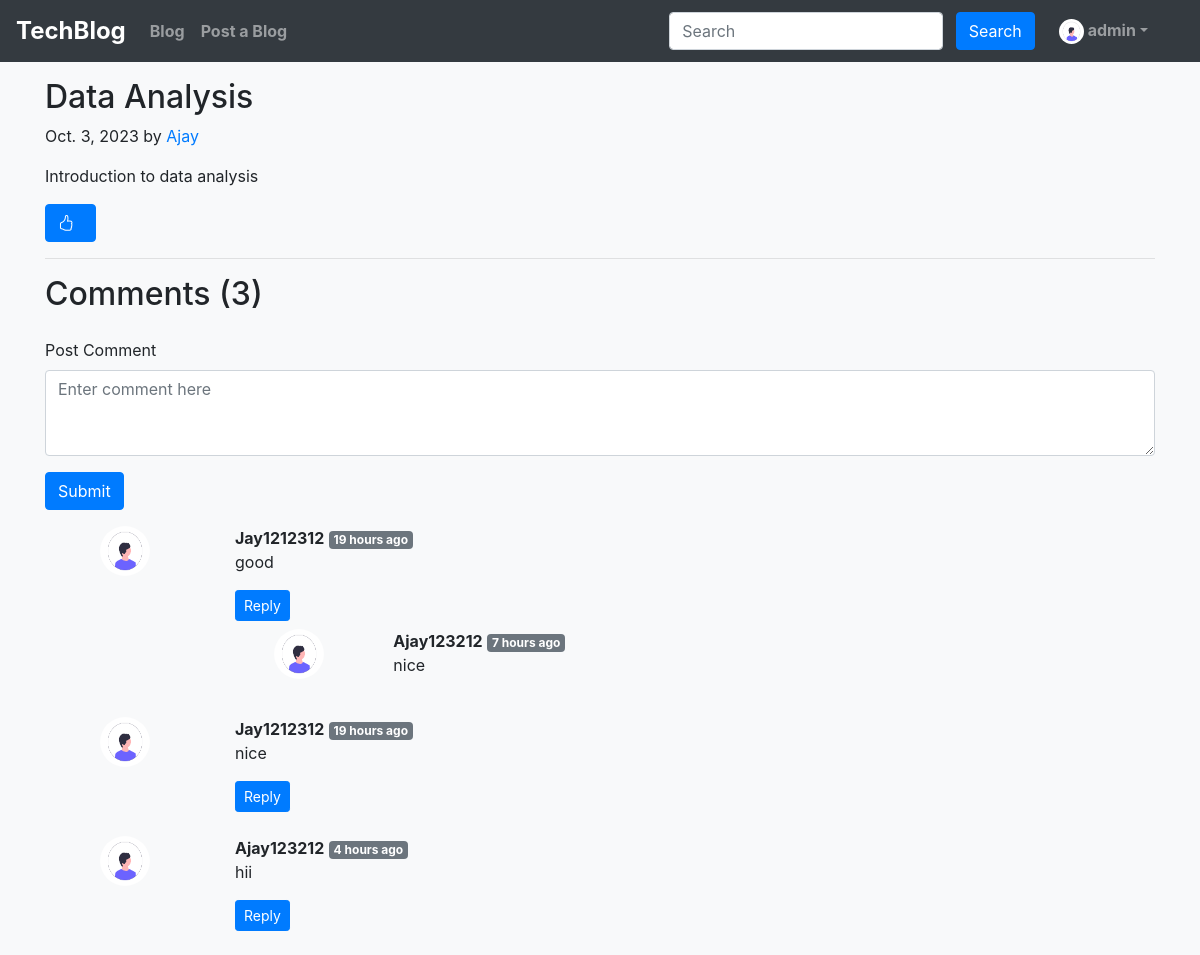
Page /blog/data-analysis (signed in) on the committed database.
### blog_app/models.py (models this page shows, shortened)
class Post(models.Model):
    sno = models.AutoField(primary_key=True)
    title = models.CharField(max_length=255)
    author = models.CharField(max_length=14)
    slug = models.CharField(max_length=130)
    timestamp = models.DateField(blank=True, null=True)  # Use DateTimeField instead
    content = models.TextField()
    like_User = models.ManyToManyField(User, related_name='liked_posts')

class BlogComment(models.Model):
    sno= models.AutoField(primary_key=True)
    comment=models.TextField()
    user=models.ForeignKey(User, on_delete=models.CASCADE)
    post=models.ForeignKey(Post, on_delete=models.CASCADE)
    parent=models.ForeignKey('self',on_delete=models.CASCADE, null=True )
    timestamp= models.DateTimeField(default=now)

### blog_app/views.py (the view)
# urls.py: path('<str:slug>', views.blogPost, name="blogPost"),
def blogPost(request, slug):
    post=Post.objects.filter(slug=slug).first()
    comments= BlogComment.objects.filter(post=post, parent=None)
    replies= BlogComment.objects.filter(post=post).exclude(parent=None)
    replyDict={}
    for reply in replies:
        if reply.parent.sno not in replyDict.keys():
            replyDict[reply.parent.sno]=[reply]
        else:
            replyDict[reply.parent.sno].append(reply)
    context={'post':post, 'comments': comments, 'user': request.user, 'replyDict': replyDict}
    return render(request, "blog/blogPost.html", context)

### blog_app/templatetags/extras.py (called while the page is built)
@register.filter(name='get_val')
def get_val(dict, key):
    return dict.get(key)

### templates/blog/blogpost.html (shortened to what this page needs)
{% extends 'base.html' %} {% block title %} Blogpost{% endblock title %} {%block body %}
{% load humanize %} {% load extras %}
<div class="container my-3">
  <h2 class="blog-post-title">{{post.title}}</h2>
  <p class="blog-post-meta">
    {{post.timestamp}} by <a href="/about">{{post.author}}</a>
  </p>
  <p>{{post.content|safe}}</p>
  <button
    class="btn btn-primary"
    id="like-button"
    data-post-id="{{ post.sno }}"
    hx-get = "/blog/like/{{post.sno}}"
    hx-target = "#like-count"
>
    <i class="bi-hand-thumbs-up"></i> &nbsp;
</button>
  <hr />
</div>
<div class="container">
  <h2 class="mb-4">Comments ({{comments.count}})</h2>
  <div class="my-2">
    {% if user.is_authenticated %}
    <form action="/blog/postComment" method="post">
      <div class="form-group">
        <label for="comment">Post Comment</label>
        <textarea
          class="form-control"
          rows="3"
          name="comment"
          placeholder="Enter comment here"
          required
        ></textarea>
      </div>
      <button type="submit" class="btn btn-primary">Submit</button>
    </form>
    {% else %}
    <p>Please login to post a comment.</p>
    {% endif %}
  </div>
  {% for comment in comments %}
  <div class="row my-3">
    <div class="col-md-2">
      <img
        class="rounded-circle mx-auto d-block"
        src="/static/img/user.png"
        alt="user"
        width="50"
        height="50"
      />
    </div>
    <div class="col-md-10">
      <div class="comment-header">
        <b>{{comment.user.username}}</b>
        <span class="badge badge-secondary"
          >{{comment.timestamp|naturaltime}}</span
        >
      </div>
      <div class="comment-body">{{comment.comment|linebreaks}}</div>
      <div class="comment-footer">
        {% if user.is_authenticated %}
        <button
          class="btn btn-sm btn-primary"
          type="button"
          data-toggle="collapse"
          data-target="#replyBox{{comment.sno}}"
          aria-expanded="false"
          aria-controls="replyBox{{comment.sno}}"
        >
          Reply
        </button>
        {% endif %}
        <div class="replies my-2">
          {% for reply in replyDict|get_val:comment.sno %}
          <div class="row my-2">
            <div class="col-md-2">
              <img
                class="rounded-circle mx-auto d-block"
                src="/static/img/user.png"
                alt="user"
                width="50"
                height="50"
              />
            </div>
            <div class="col-md-10">
              <div class="comment-header">
                <b>{{reply.user.username}}</b>
                <span class="badge badge-secondary"
                  >{{reply.timestamp|naturaltime}}</span
                >
              </div>
              <div class="comment-body">{{reply.comment|linebreaks}}</div>
            </div>
          </div>
          {% endfor %}
        </div>
      </div>
    </div>
  </div>
  {% endfor %}
</div>
{% endblock %}

### templates/base.html (shortened to what this page needs)
<!DOCTYPE html>
<html lang="en">
  <head>
    <link
      rel="stylesheet"
      href="https://cdn.jsdelivr.net/npm/bootstrap-icons@1.5.0/font/bootstrap-icons.css"
    />
    <link
      rel="stylesheet"
      href="https://stackpath.bootstrapcdn.com/bootstrap/4.5.2/css/bootstrap.min.css"
    />
  </head>
  <body>
    <nav class="navbar navbar-expand-lg navbar-dark">
      <a class="navbar-brand" href="/">TechBlog</a>
      <div class="collapse navbar-collapse" id="navbarSupportedContent">
        <ul class="navbar-nav mr-auto">
          <li class="nav-item {% block blogactive %} {% endblock blogactive %}">
            <a class="nav-link" href="/blog">Blog</a>
          </li>
          <li
            class="nav-item {% block postablogactive %} {% endblock postablogactive %}"
          >
            <a class="nav-link" href="/blog/post-a-blog">Post a Blog </a>
          </li>
        </ul>
        <div class="ml-auto form-inline search-form">
          <form method="get" action="/search" class="my-2 my-lg-0 mx-3">
            <input
              class="form-control mr-sm-2"
              type="search"
              placeholder="Search"
              aria-label="Search"
              name="query"
              id="query"
            />
            <button class="btn btn-primary my-2 my-sm-0" type="submit">
              Search
            </button>
          </form>
          {% if user.is_authenticated %}
          <ul class="navbar-nav mr-2">
            <li class="nav-item dropdown">
              <a
                class="nav-link dropdown-toggle"
                href="#"
                id="navbarDropdown"
                role="button"
                data-toggle="dropdown"
              >
                <img
                  class="rounded-circle mx-auto"
                  src="/static/img/user.png"
                  alt="user"
                  width="25"
                  height="25"
                />&nbsp;{{request.user}}</a
              >
            </li>
          </ul>
        </div>
        {% endif %}
      </div>
    </nav>
    {% block body %} {% endblock body %} {% block js %} {% endblock js %}
  </body>
</html>

### templates/base.html (style rules this page uses)
body { background-color: #f8f9fa; }
.navbar { background-color: #343a40; }
.navbar-brand { font-size: 24px; font-weight: bold; }
.nav-link { color: #fff; font-weight: bold; }
.search-form { margin-right: 20px; }

### rows in the picture
Post: title "Data Analysis", timestamp "Oct. 3, 2023", author "Ajay", content "Introduction to data analysis"
BlogComment: user.username "Jay1212312", timestamp "19 hours ago", comment "good"
BlogComment: user.username "Ajay123212", timestamp "7 hours ago", comment "nice"
BlogComment: user.username "Jay1212312", timestamp "19 hours ago", comment "nice"
BlogComment: user.username "Ajay123212", timestamp "4 hours ago", comment "hii"

### other values in the picture
{{ request.user }} "admin"
{{ comments.count }} "3"
